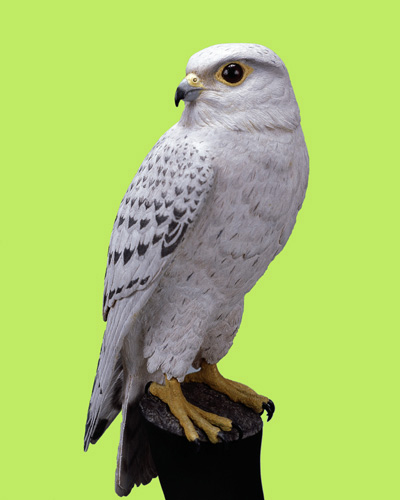
#> input picture Exercices/Exercicios_Praticos_1/lib/falcon.jpg, 400 x 500 px
$ jupyter execute --allow-errors ExerciciosPraticos1.ipynb   (older library calls are emulated)   (text cells are left out)
#> lines starting #> are read from the running program, lines starting #| are printed output that depends on the picture; after the words box and inside, x2 and y2 are one past the last pixel; in counts of white or black regions, pixels touching at a corner belong together
[cell 1]
import cv2
import numpy as np
from matplotlib import pyplot as plt
import psColor
src = "../lib/"

[cell 2]
img = cv2.imread(src + "falcon.jpg")
#> img is the input picture: shape (500, 400, 3); mean B, G, R 105.6, 194.6, 167

cv2.imshow("Falcon", img)
cv2.imshow("Falcon Blue", img[:,:,0])
cv2.imshow("Falcon Green", img[:,:,1])
cv2.imshow("Falcon Red", img[:,:,2])
cv2.waitKey(0)
cv2.destroyAllWindows()

[cell 3]
video = cv2.VideoCapture(0)
fps = video.get(cv2.CAP_PROP_FPS)

frames = 0
while(True):

    flag, frame = video.read()
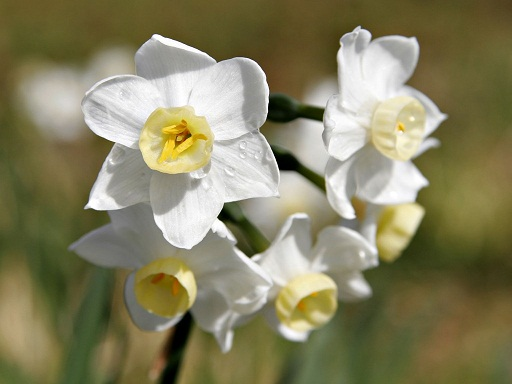
#> input picture Exercices/Exercicios_Praticos_1/lib/JonquilFlowers.jpg, 512 x 384 px, given in place of the camera
#> frame is the input picture: shape (384, 512, 3); mean B, G, R 95.9, 129, 133.6

    if(flag):
        cv2.imshow("frame", frame)
        #frames =+ 1

    key = cv2.waitKey(int(1000/fps))
#> (key Esc is pressed here)

    if(key == 27):
        cv2.destroyAllWindows()
        video.release()
        break

[cell 4]
video = cv2.VideoCapture(0)
fps = video.get(cv2.CAP_PROP_FPS)

frames = 0
while(True):

    flag, frame = video.read()
    if(flag):
        cv2.imshow("frame", frame)
        #frames =+ 1

    key = cv2.waitKey(int(1000/fps))
#> (key Esc is pressed here)

    if(key == 27):
        cv2.imwrite(src + "resultados/lastFrame.jpg", frame)
        cv2.destroyAllWindows()
        video.release()
        break

[cell 5]
scale = 2

width = int(img.shape[0] * scale)
#> width = 1000
height = int(img.shape[1] * scale)
#> height = 800

size = (width, height)
#> size = (1000, 800)

resized_img = cv2.resize(img, size)
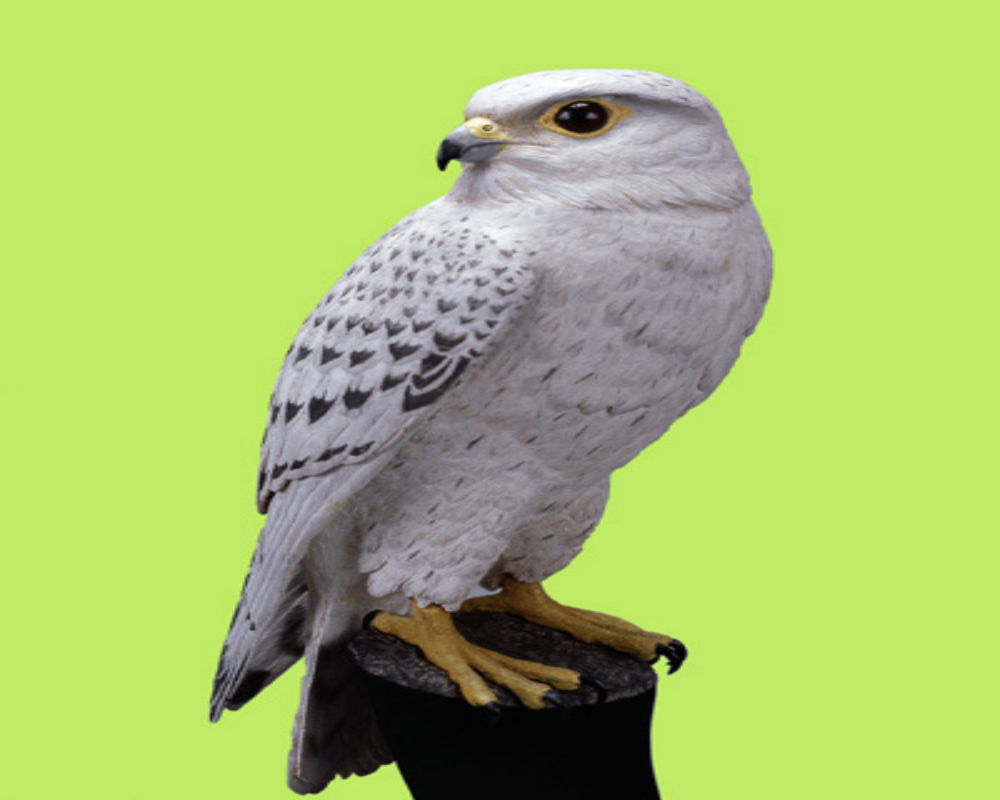
#> resized_img: shape (800, 1000, 3); mean B, G, R 105.5, 194.6, 167

cv2.imshow("Resized Image", resized_img)

cv2.waitKey(0)
cv2.destroyAllWindows()

[cell 6]
falcao = cv2.imread(src + "falcon.jpg")
mascara = cv2.imread(src + "mask.png")
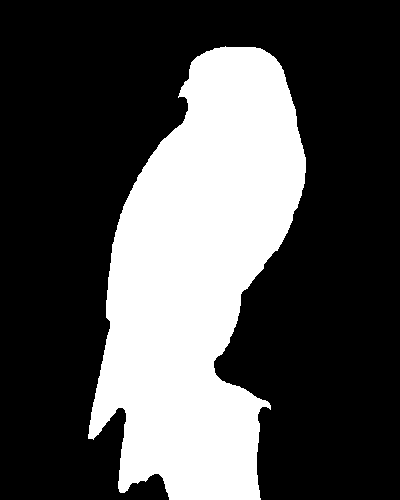
#> input picture Exercices/Exercicios_Praticos_1/lib/mask.png, 400 x 500 px
#> mascara is the input picture: shape (500, 400, 3); 30.8% white; 1 white region, box (x1, y1, x2, y2) and area: (88, 46, 306, 500) 61687
fundo = cv2.imread(src + "florest.jpg")
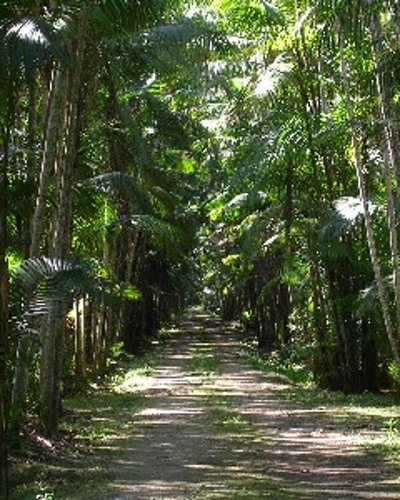
#> input picture Exercices/Exercicios_Praticos_1/lib/florest.jpg, 400 x 500 px
#> fundo is the input picture: shape (500, 400, 3); mean B, G, R 55.8, 85.6, 75.2
mascara_invertida = 255-mascara

corpo_falcao = cv2.multiply(falcao, mascara, scale=1/255)
floresta = cv2.multiply(fundo, mascara_invertida, scale=1/255)

resultado = cv2.add(corpo_falcao, floresta)

cv2.imshow("Falcao", falcao)
cv2.imshow("Mascara", mascara)
cv2.imshow("Fundo", fundo)
cv2.imshow("Mascara Invertida", mascara_invertida)

cv2.imshow("Corpo Falcao", corpo_falcao)
cv2.imshow("Floresta Sem Falcao", floresta)

cv2.imshow("Resultado Final", resultado)

cv2.imwrite(src + "resultados/resultado.jpg", resultado)

cv2.waitKey(0)
cv2.destroyAllWindows()

[cell 7]
chromakey_backgound_color = np.array([101, 236, 192]) # [B, G, R]

falcao = cv2.imread(src + "falcon.jpg")

valor_inferior = chromakey_backgound_color - 20
valor_superior = chromakey_backgound_color + 20

mascara = cv2.inRange(falcao, valor_inferior, valor_superior)
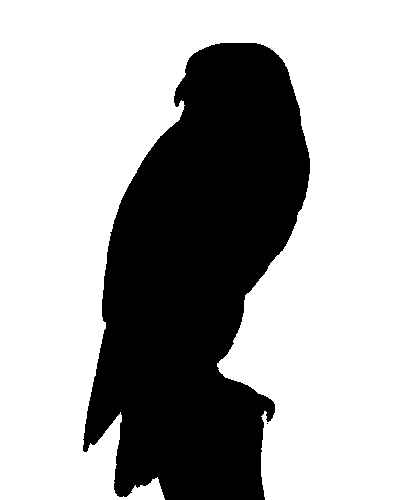
#> mascara: shape (500, 400); 66.6% white; 2 black regions (1 under 20 px), largest, box (x1, y1, x2, y2) and area: (83, 43, 310, 500) 66848

cv2.imshow("Falcao", falcao)
cv2.imshow("Mascara", mascara)

cv2.imwrite(src + "resultados/mascara_obtida.jpg", mascara)

#cv2.cvtColor(imagem_original, cv2.COLOR_GRAY2BGR) # Converte uma imagems com 1 canal com níveis de cinzento para uma imagem RGB

cv2.waitKey(0)
cv2.destroyAllWindows()

[cell 8]
falcaoFloresta = cv2.imread(src + "resultado.jpg")

blurSize = (7,7)
medianBlurSize = 5

#> (the rest of this cell did not finish here and is left out)

[cell 9]
brain = cv2.imread(src + "BrainMRI_Axial.jpg")

scale = 1.0
#> (the rest of this cell did not finish here and is left out)

[cell 10]
brain = cv2.imread(src + "BrainMRI_Axial.jpg")

scale = 1.0
#> (the rest of this cell did not finish here and is left out)

[cell 11]
brain = cv2.imread(src + "BrainMRI_Axial.jpg")

scale = 2.0
#> (the rest of this cell did not finish here and is left out)

[cell 12]
falcon = cv2.imread(src + "falcon.jpg")

channels = [0, 1, 2]

for channel in channels:
    # Imagem dentro de lista, canal em lista [0 - B, 1 - G, 2 - R], máscara, [número de pontos do histograma], [range do histograma]
    histogram = cv2.calcHist([falcon], [channel], None, [256], [0, 255])

    # Histograma vem como uma matriz. Podemos transformar em array unidimensional
    hist = np.squeeze(histogram)

    plt.bar(np.arange(256), hist) # adicionar color
    plt.show()
#> this loop made 3 passes
#> pass 1, `plt.show()`:
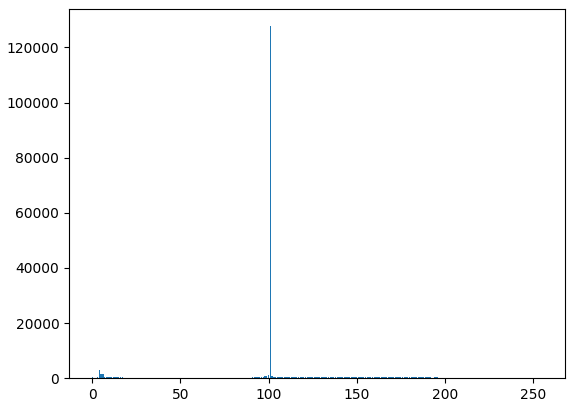
#> figure drawn by matplotlib, 1 panel; tallest bar 127710 high, from x = 100.6 to 101.4

[cell 13]
falcon = cv2.imread(src + "resultados/resultado.jpg", 0)
#> falcon: shape (500, 400); min 0, max 255, mean 86.5

thresh, img_out = cv2.threshold(falcon, 127, 255, cv2.THRESH_BINARY)
#> img_out: shape (500, 400); 24.6% white; 1173 white regions (1065 under 20 px), largest, box (x1, y1, x2, y2) and area: (90, 0, 326, 424) 29836, (145, 268, 230, 380) 3649, (259, 403, 400, 457) 3325
thresh1, img_out1 = cv2.threshold(falcon, 127, 255, cv2.THRESH_BINARY_INV)
thresh2, img_out2 = cv2.threshold(falcon, 127, 255, cv2.THRESH_OTSU)
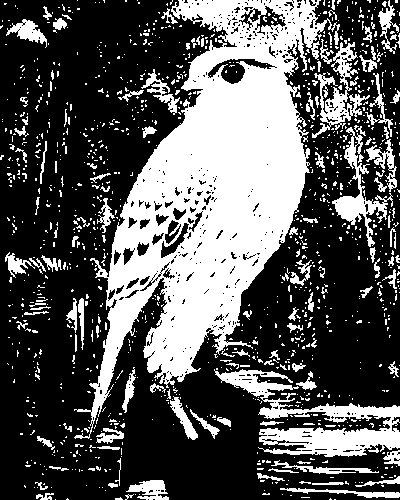
#> img_out2: shape (500, 400); 34.5% white; 1173 white regions (1046 under 20 px), largest, box (x1, y1, x2, y2) and area: (74, 0, 340, 439) 44671, (214, 369, 400, 457) 5553, (312, 42, 370, 138) 1634
#> thresh2 = 102
thresh3, img_out3 = cv2.threshold(falcon, 127, 255, cv2.THRESH_TOZERO)
thresh4, img_out4 = cv2.threshold(falcon, 127, 255, cv2.THRESH_TOZERO_INV)
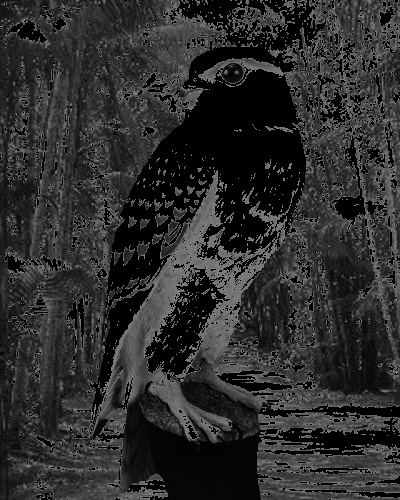
#> img_out4: shape (500, 400); min 0, max 127, mean 44.9


cv2.imshow("Falcon", falcon)
cv2.imshow("Falcon Threshed Binary", img_out)
cv2.imshow("Falcon Threshed Inverse Binary", img_out1)
cv2.imshow("Falcon Threshed OTSU", img_out2)
cv2.imshow("Falcon Threshed To Zero", img_out3)
cv2.imshow("Falcon Threshed Inversed To Zero", img_out4)
cv2.waitKey(0)
cv2.destroyAllWindows()

[cell 14]
rect_kernel = cv2.getStructuringElement(cv2.MORPH_RECT, (5,5))
eliptical_kernal = cv2.getStructuringElement(cv2.MORPH_ELLIPSE, (5,5))
crossed_kernal = cv2.getStructuringElement(cv2.MORPH_CROSS, (5,5))

[cell 15]
fingerprint = cv2.imread(src + "fingerprint.jpg", 0)
brain = cv2.imread(src + "BrainMRI_Axial.jpg", 0)

thresh_finger, fingerprint = cv2.threshold(fingerprint, 127, 255, cv2.THRESH_OTSU)
#> thresh_finger = 0
thresh_brain, brain = cv2.threshold(brain, 127, 255, cv2.THRESH_OTSU)
#> thresh_brain = 0

#> (the rest of this cell did not finish here and is left out)

[cell 16]
fingerprint = cv2.imread(src + "fingerprint.jpg", 0)
brain = cv2.imread(src + "BrainMRI_Axial.jpg", 0)

thresh_finger, fingerprint = cv2.threshold(fingerprint, 127, 255, cv2.THRESH_OTSU)
thresh_brain, brain = cv2.threshold(brain, 127, 255, cv2.THRESH_OTSU)

#> (the rest of this cell did not finish here and is left out)

[cell 17]
fingerprint = cv2.imread(src + "fingerprint.jpg", 0)
brain = cv2.imread(src + "BrainMRI_Axial.jpg", 0)

thresh_finger, fingerprint = cv2.threshold(fingerprint, 127, 255, cv2.THRESH_OTSU)
thresh_brain, brain = cv2.threshold(brain, 127, 255, cv2.THRESH_OTSU)

#> (the rest of this cell did not finish here and is left out)

[cell 18]
fingerprint = cv2.imread(src + "fingerprint.jpg", 0)
brain = cv2.imread(src + "BrainMRI_Axial.jpg", 0)

thresh_finger, fingerprint = cv2.threshold(fingerprint, 127, 255, cv2.THRESH_OTSU)
thresh_brain, brain = cv2.threshold(brain, 127, 255, cv2.THRESH_OTSU)

#> (the rest of this cell did not finish here and is left out)

[cell 19]
imagem = cv2.imread(src + "ImTest1.jpg")
#> (the rest of this cell did not finish here and is left out)

[cell 20]
coin_names = ["P1000697s.jpg", "P1000698s.jpg", "P1000699s.jpg", "P1000703s.jpg",
             "P1000705s.jpg", "P1000706s.jpg", "P1000709s.jpg", "P1000710s.jpg",
             "P1000713s.jpg"]

def mostrarImagem(eixo, titulo, imagem):
    eixo.axis("off")
    eixo.title.set_text(titulo)
    eixo.imshow(cv2.cvtColor(imagem, cv2.COLOR_BGR2RGB))

#> (the rest of this cell did not finish here and is left out)

#> (a cell that did not finish here is left out)

[cell 22]
imagem = cv2.imread(src + "falcon.jpg")

imagem_gray = cv2.cvtColor(imagem, cv2.COLOR_BGR2GRAY)

kernelx = np.array([[-1, 0, 1],[-1, 0, 1],[-1, 0, 1]])
#> kernelx = [[-1, 0, 1], [-1, 0, 1], [-1, 0, 1]]
kernely = np.array([[1, 1, 1],[0, 0, 0],[-1, -1, -1]])
#> kernely = [[1, 1, 1], [0, 0, 0], [-1, -1, -1]]

img_prewittx = cv2.filter2D(imagem_gray, cv2.CV_16S, kernelx)
img_prewitty = cv2.filter2D(imagem_gray, cv2.CV_16S, kernely)

imgDxE = cv2.convertScaleAbs(img_prewittx)
imgDyE = cv2.convertScaleAbs(img_prewitty)

cv2.imshow("Contornos X", imgDxE)
cv2.imshow("Contornos Y", imgDyE)
cv2.waitKey(0)
cv2.destroyAllWindows()

[cell 23]
img_sobelx = cv2.Sobel(imagem_gray, cv2.CV_16S, dx=1, dy=0, ksize=3)
img_sobely = cv2.Sobel(imagem_gray, cv2.CV_16S, dx=0, dy=1, ksize=3)
img_sobelxy = cv2.Sobel(imagem_gray, cv2.CV_16S, dx=1, dy=1, ksize=3)
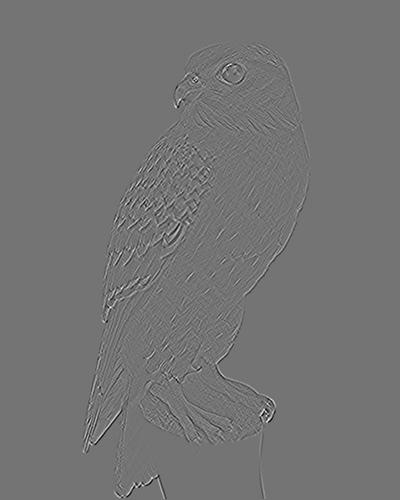
#> img_sobelxy: shape (500, 400) int16; min -210, max 250, mean 0; drawn with min black and max white


imgDxE = cv2.convertScaleAbs(img_sobelx)
imgDyE = cv2.convertScaleAbs(img_sobely)
#> (the rest of this cell did not finish here and is left out)

[cell 24]
img_canny = cv2.Canny(imagem_gray, 50, 100)
#> img_canny: shape (500, 400); 7.9% white in thin lines or dots, all inside (x1, y1, x2, y2) = (83, 43, 310, 500)
img_canny2 = cv2.Canny(imagem_gray, 127, 200)
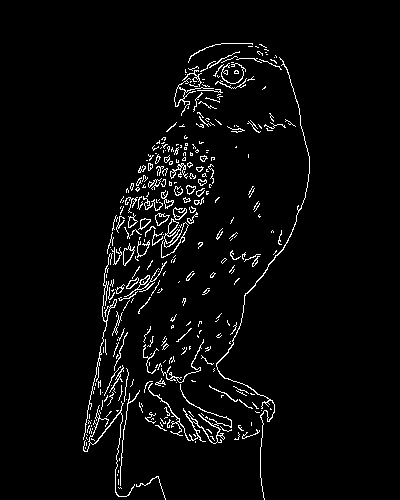
#> img_canny2: shape (500, 400); 3.7% white in thin lines or dots, all inside (x1, y1, x2, y2) = (83, 43, 310, 500)

imgDxE = cv2.convertScaleAbs(img_canny)
imgDxE2 = cv2.convertScaleAbs(img_canny2)


cv2.imshow("Contornos Canny min:50, max:100", imgDxE)
cv2.imshow("Contornos Canny min:127, max:200", imgDxE2)
cv2.waitKey(0)
cv2.destroyAllWindows()
